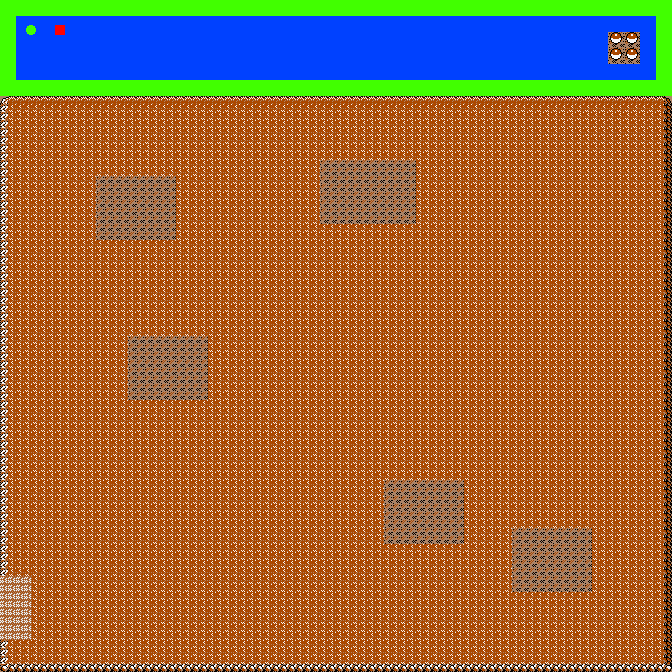

The image is a tile-based game level rendered from a .tmx file. Its description and source (layers, tilesets, objects; grid data summarised) follow:
An orthogonal 42x42 tile map with 16x16 px tiles, 2 tile layers (Tile Layer 1, Tile Layer 2), 4 tilesets.

<map version="1.0" orientation="orthogonal" width="42" height="42" tilewidth="16" tileheight="16">
 <tileset firstgid="1" name="mt_moon" tilewidth="16" tileheight="16">
  <image source="mt_moon.png" width="640" height="576" />
 </tileset>
 <tileset firstgid="1441" name="blue_background" tilewidth="16" tileheight="16">
  <image source="blue_background.png" width="256" height="256" />
 </tileset>
 <tileset firstgid="1697" name="testing_shapes" tilewidth="16" tileheight="16">
  <image source="testing_shapes.png" width="256" height="256" />
 </tileset>
 <tileset firstgid="1953" name="green_background" tilewidth="16" tileheight="16">
  <image source="green_background.png" width="256" height="256" />
 </tileset>
 <layer name="Tile Layer 1" width="42" height="42">
  <data>[1764 cells, 1764 non-empty, 124 distinct tile ids]</data>
 </layer>
 <layer name="Tile Layer 2" width="42" height="42">
  <data>[1764 cells, 104 non-empty, 10 distinct tile ids]</data>
 </layer>
</map>
